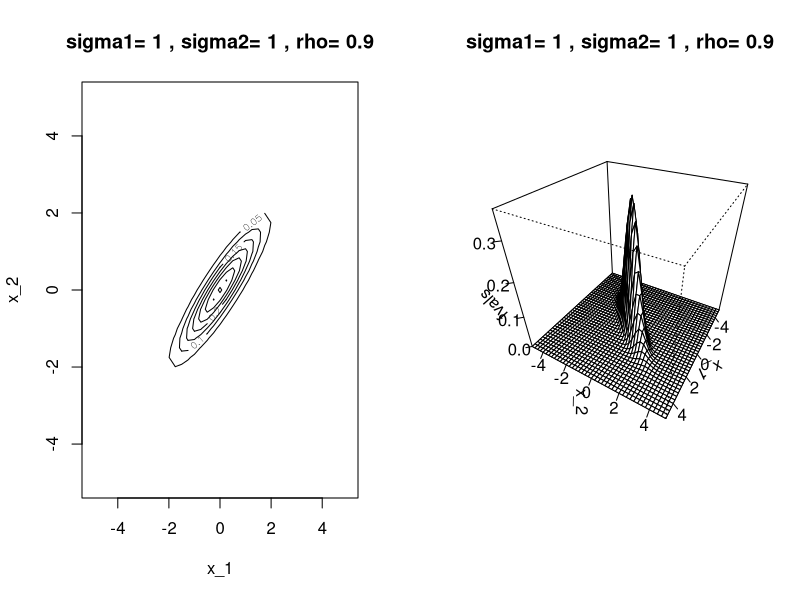

Source code (R):
library(mvtnorm)
# Function for 3D plot of bivariate normal
binorm_plot <- function(sigma1, sigma2, rho, type = c("contour", "3d"),
                        phi = NULL, theta = NULL){
  if (is.null(phi) | is.null(theta)) type <- "contour"
  # Set mu and covariance matrix
  mu <- rep(0, 2)
  sigma <- matrix(c(sigma1^2, rho*sigma1*sigma2, rho*sigma1*sigma2,
                    sigma2^2), ncol = 2, nrow = 2)
  # Set grid to compute density
  x1 <- x2 <- seq(-5, 5, 0.25)
  grid <- expand.grid(x1, x2)
  # Compute
  fvals <- matrix(dmvnorm(grid, mean = mu, sigma = sigma),
                  ncol = length(x1), nrow = length(x2))
  if (type == "contour") {
    # Contour plot
    contour(x = x1, y = x2, z = fvals, xlab = "x_1", ylab = "x_2")
    title(main = paste("sigma1=", as.character(sigma1), ", sigma2=",
                       as.character(sigma2), ", rho=", as.character(rho)))
  } else {
    # 3D plot of density
    persp(x = x1, y = x2, z = fvals, ticktype = "detailed", xlab = "x_1",
          ylab = "x_2", phi = phi, theta = theta)
    title(main = paste("sigma1=", as.character(sigma1), ", sigma2=",
                       as.character(sigma2), ", rho=", as.character(rho)))
  }
}

par(mfrow=c(1,2))
binorm_plot(sigma1 = 1, sigma2 = 1, rho = 0.9)
binorm_plot(sigma1 = 1, sigma2 = 1, rho = 0.9, type = "3d", phi = 35,
            theta = 120)
